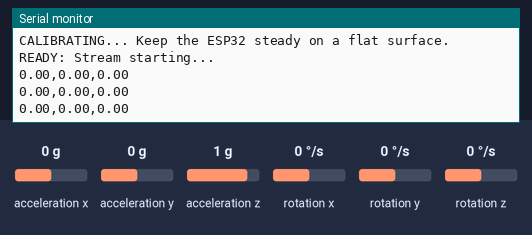
Simulated run of this sketch. Board: ESP32. Parts: the last lines printed to the serial monitor. The inputs (shaded band) are chosen by the test bench; at power-on: acceleration x 0 g, acceleration y 0 g, acceleration z 1 g, rotation z 0 °/s, rotation x 0 °/s, rotation y 0 °/s.

Above: at 4.2 s.
4.3 s: acceleration x set to -1.4 g
At 4.9 s:
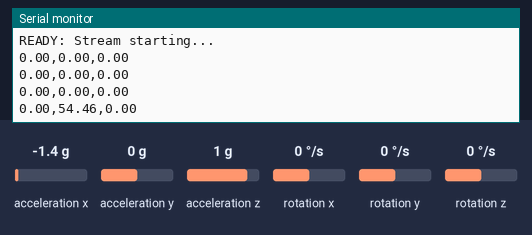
5.8 s: acceleration y set to -1.4 g
At 6.4 s:
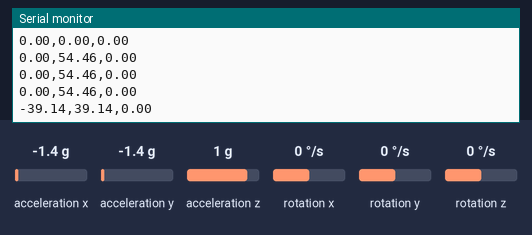
7.3 s: acceleration z set to -1.4 g
At 7.9 s:
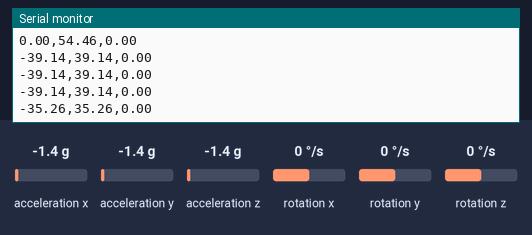
8.8 s: rotation z set to -192 °/s
At 9.4 s:
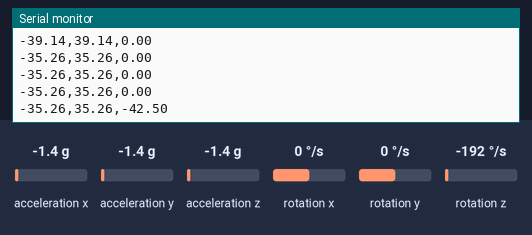
Timing chart, 0 to 11.3 s (numbered marks = the images above; inputs shaded):
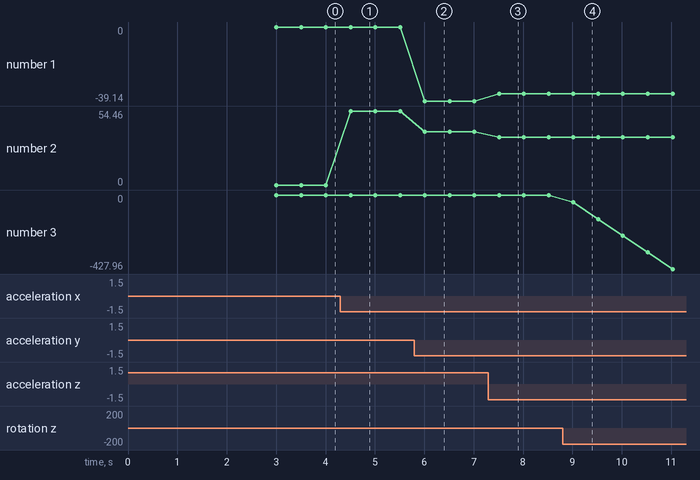

Measured:
- after the input at 4.3 s, the serial monitor: prints a new line after 0.21 s (image 1)
- after the input at 5.8 s, the serial monitor: prints a new line after 0.21 s (image 2)
- after the input at 7.3 s, the serial monitor: prints a new line after 0.22 s (image 3)
- after the input at 8.8 s, the serial monitor: prints a new line after 0.22 s (image 4)
- plotted number 1: 0 → -39.14 after the input at 5.8 s, -39.14 → -35.26 after the input at 7.3 s
- plotted number 2: 0 → 54.46 after the input at 4.3 s, 54.46 → 39.14 after the input at 5.8 s, 39.14 → 35.26 after the input at 7.3 s
- plotted number 3: 0 → -427.96 after the input at 8.8 s

The sketch:

dronesim_arduino.ino
```cpp
#include "Wire.h"
#include <MPU6050_light.h>

MPU6050 mpu(Wire);
unsigned long timer = 0;

void setup() {
  Serial.begin(9600);
  Wire.begin();

  byte status = mpu.begin();
  if(status != 0) {
    while(1) {
      Serial.println(F("Error: MPU6050 not found. Check wiring!"));
      delay(1000);
    }
  }

  Serial.println(F("CALIBRATING... Keep the ESP32 steady on a flat surface."));
  delay(2000);
  mpu.calcOffsets();
  Serial.println(F("READY: Stream starting..."));
}

void loop() {
  mpu.update();

  // 100Hz is perfect for real-time physics
  if((millis() - timer) > 500) {
    // Format: Roll,Pitch,Yaw
    Serial.print(mpu.getAngleX());
    Serial.print(",");
    Serial.print(mpu.getAngleY());
    Serial.print(",");
    Serial.println(mpu.getAngleZ());
    timer = millis();
  }
}
```
